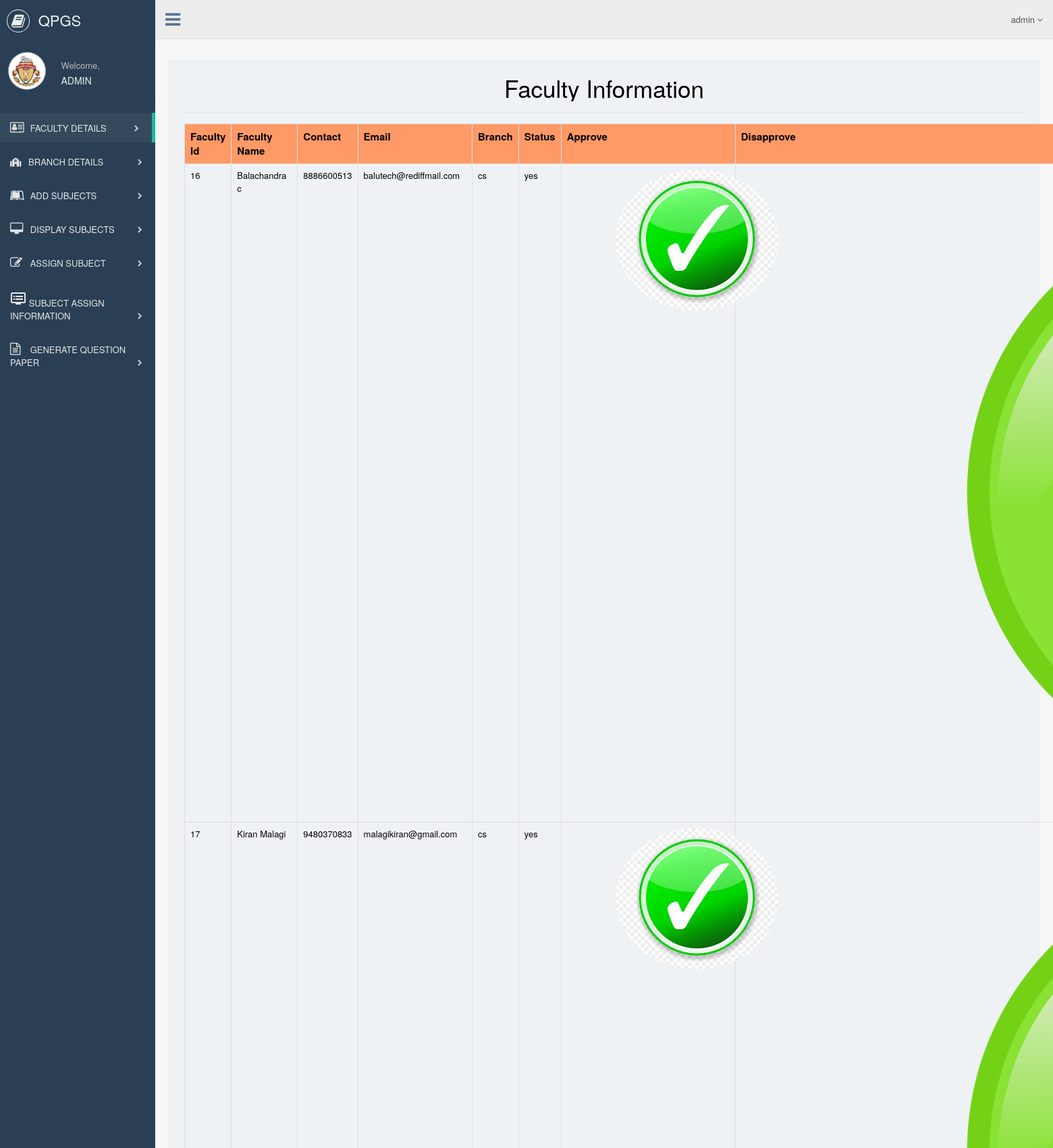
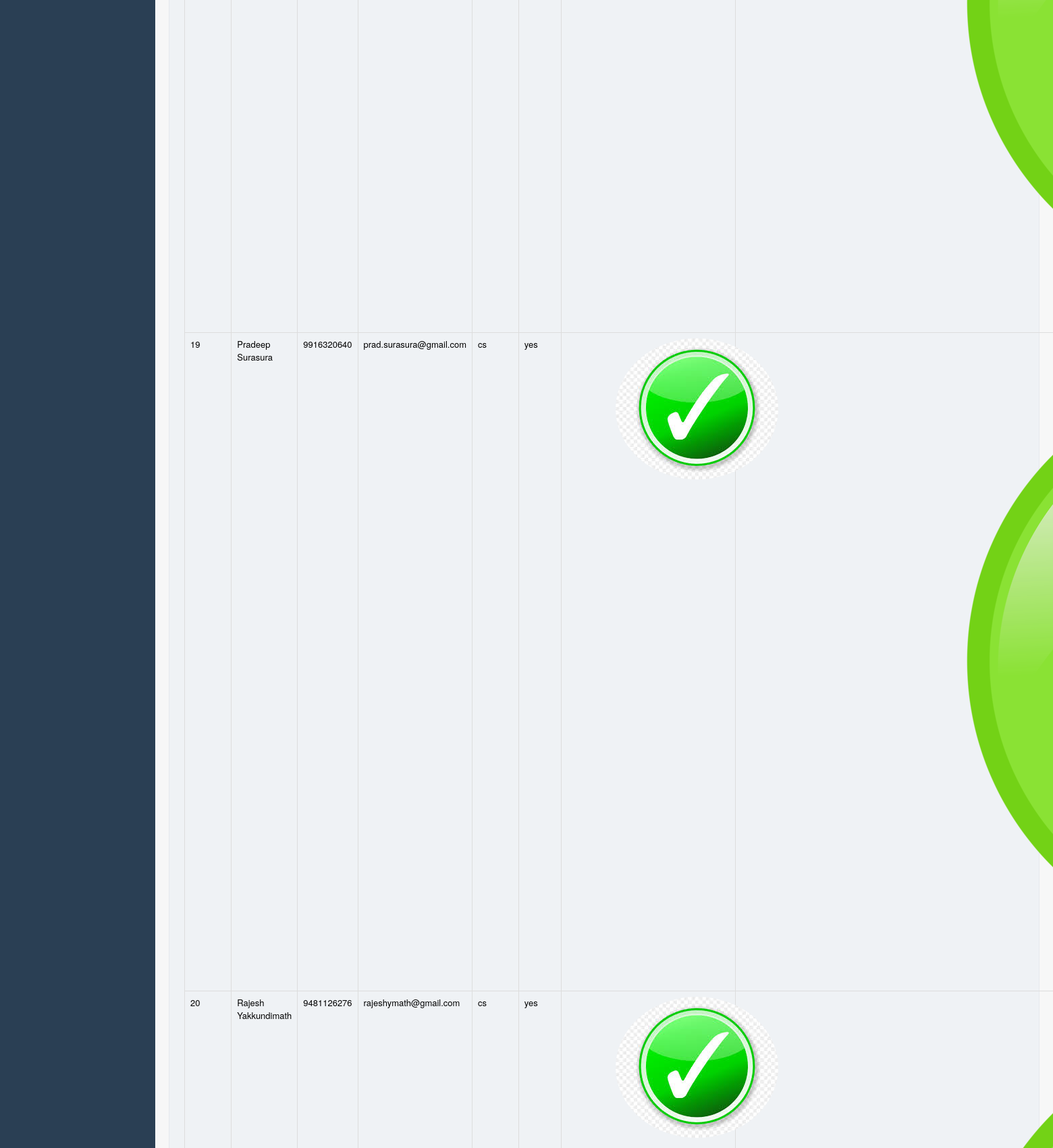
Page /admin/display_faculty_info.php (signed in, upper part) on the committed database (2 pictures, top to bottom).
### tables this page shows
CREATE TABLE IF NOT EXISTS `faculty` (
  `fid` int(11) NOT NULL AUTO_INCREMENT,
  `fname` varchar(50) DEFAULT NULL,
  `contact` varchar(12) DEFAULT NULL,
  `email` varchar(40) DEFAULT NULL,
  `bid` varchar(10) DEFAULT NULL,
  `status` varchar(3) DEFAULT NULL,
  `password` varchar(512) DEFAULT NULL,
  PRIMARY KEY (`fid`),
  KEY `bid` (`bid`)
);

### admin/faculty_details.php (the view, shortened to what this page needs)
<?php
$con=mysqli_connect("localhost","root","","qpgs") or die("error creating database");
?>
<?php
$query="select * from faculty";
$s=mysqli_query($con,$query);
echo "<table class='table table-bordered'>";
echo "<tr style='color:black; font-size:15px; background-color:#ff9966'>";
echo "<th>"; echo "Faculty Id"; echo "</th>";
echo "<th>"; echo "Faculty Name"; echo "</th>";
echo "<th>"; echo "Contact"; echo "</th>";
echo "<th>"; echo "Email"; echo "</th>";
echo "<th>"; echo "Branch"; echo "</th>";
echo "<th>"; echo "Status"; echo "</th>";
echo "<th>"; echo "Approve"; echo "</th>";
echo "<th>"; echo "Disapprove"; echo "</th>";
echo "</tr>";
while($row=mysqli_fetch_array($s))
{
	echo "<tr style='color:black;'>
	<td>".$row['fid']."</td>
	<td>".$row['fname']."</td>
	<td>".$row['contact']."</td>
	<td>".$row['email']."</td>
	<td>".$row['bid']."</td>
	<td>".$row['status']."</td>";
	echo "<td>"; ?> <a href = "approve.php?fid=<?php echo $row["fid"]; ?>">
	<img src="images/approve.jpg" height="15%" style="margin-left:30%; border-radius: 50%;"></a> <?php echo "</td>";
    echo "<td>"; ?> <a href = "notapprove.php?fid=<?php echo $row["fid"]; ?>">
	<img src="images/disapprove.png" height="3.5%" style="margin-left:30%; border-radius: 50%;"></a> <?php echo "</td>";
	echo "<td><b>"; ?><a href="delete_faculty.php?fid=<?php echo $row["fid"]; ?>">
	<img src="images/delete.jpg" height="5%" style="margin-left:30%; border-radius: 30%;"> </a><?php echo "</b></td>";
	echo "</tr>";
}
echo "</table>";
?>

### rows in the picture
faculty: fid "16", fname "Balachandra c", contact "8886600513", email "balutech@rediffmail.com", bid "cs", status "yes"
faculty: fid "17", fname "Kiran Malagi", contact "9480370833", email "malagikiran@gmail.com", bid "cs", status "yes"
faculty: fid "19", fname "Pradeep Surasura", contact "9916320640", email "prad.surasura@gmail.com", bid "cs", status "yes"
faculty: fid "20", fname "Rajesh Yakkundimath", contact "9481126276", email "rajeshymath@gmail.com", bid "cs", status "yes"

### other values in the picture
$_SESSION["librarian"] "admin"
